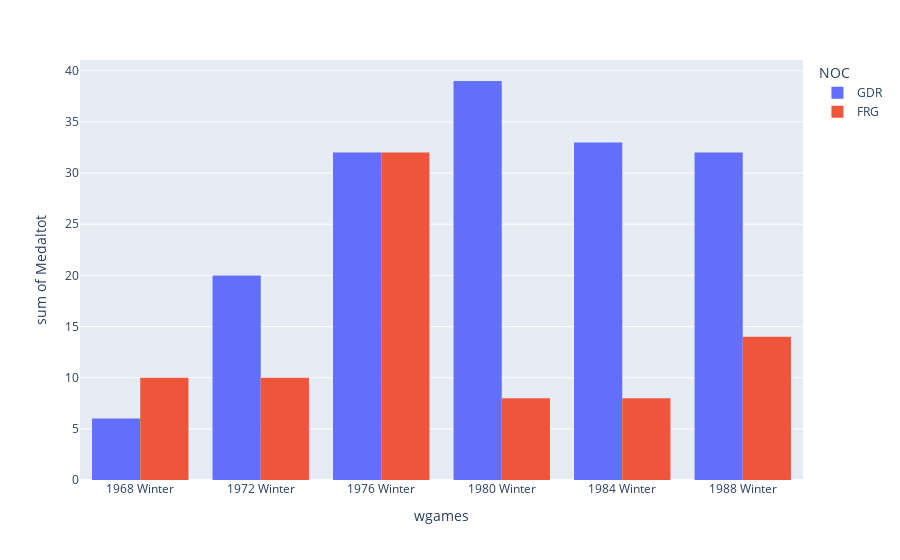

The code cell stored with this chart in its notebook:
### Code cell
df_frg_gdr=df[df["NOC"].isin(["FRG", "GDR"])]
games_cold_war_s=["1968 Summer", "1972 Summer", "1976 Summer", "1980 Summer", "1984 Summer", "1988 Summer"]
games_cold_war_w=["1968 Winter", "1972 Winter", "1976 Winter", "1980 Winter", "1984 Winter", "1988 Winter"]
df_frg_gdr=df_frg_gdr[df_frg_gdr["Year"].isin([1968, 1972, 1976, 1980, 1984, 1988])]
df_frg_gdr=df_frg_gdr[df_frg_gdr["Medal"].isin(["Gold", "Silver", "Bronze"])]
df_frg_gdr["Medaltot"]=1
df_frg_gdr["wgames"]=None
df_frg_gdr["sgames"]=None
mask1=df_frg_gdr["Games"].isin(games_cold_war_w)
mask2=df_frg_gdr["Games"].isin(games_cold_war_s)
df_frg_gdr.loc[mask1, "wgames"]=df_frg_gdr.loc[mask1, "Games"]
df_frg_gdr.loc[mask2, "sgames"]=df_frg_gdr.loc[mask2, "Games"]
df_frg_gdr=df_frg_gdr.sort_values(by=["Year"])

fig=px.histogram(df_frg_gdr, x="wgames", y="Medaltot", color="NOC", barmode="group")
fig.update_xaxes(categoryorder="array", categoryarray=games_cold_war_s)


# df_frg_gdr

### Figure 1 — Plotly figure (JSON) as saved in the notebook; plotly's stock layout.template omitted (floating-point values rounded to 4 significant figures; data arrays with more than 128 entries replaced by an {"elided": "..."} marker saying what was removed)
{"data": [{"alignmentgroup": "True", "bingroup": "x", "histfunc": "sum", "hovertemplate": "NOC=GDR<br>wgames=%{x}<br>sum of Medaltot=%{y}<extra></extra>", "legendgroup": "GDR", "marker": {"color": "#636efa", "pattern": {"shape": ""}}, "name": "GDR", "offsetgroup": "GDR", "orientation": "v", "showlegend": true, "type": "histogram", "x": {"elided": "1005 str values"}, "xaxis": "x", "y": {"elided": "1005 int values"}, "yaxis": "y"}, {"alignmentgroup": "True", "bingroup": "x", "histfunc": "sum", "hovertemplate": "NOC=FRG<br>wgames=%{x}<br>sum of Medaltot=%{y}<extra></extra>", "legendgroup": "FRG", "marker": {"color": "#EF553B", "pattern": {"shape": ""}}, "name": "FRG", "offsetgroup": "FRG", "orientation": "v", "showlegend": true, "type": "histogram", "x": {"elided": "586 str values"}, "xaxis": "x", "y": {"elided": "586 int values"}, "yaxis": "y"}], "layout": {"barmode": "group", "legend": {"title": {"text": "NOC"}, "tracegroupgap": 0}, "margin": {"t": 60}, "xaxis": {"anchor": "y", "categoryarray": ["1968 Summer", "1972 Summer", "1976 Summer", "1980 Summer", "1984 Summer", "1988 Summer"], "categoryorder": "array", "domain": [0, 1], "title": {"text": "wgames"}}, "yaxis": {"anchor": "x", "domain": [0, 1], "title": {"text": "sum of Medaltot"}}}}
